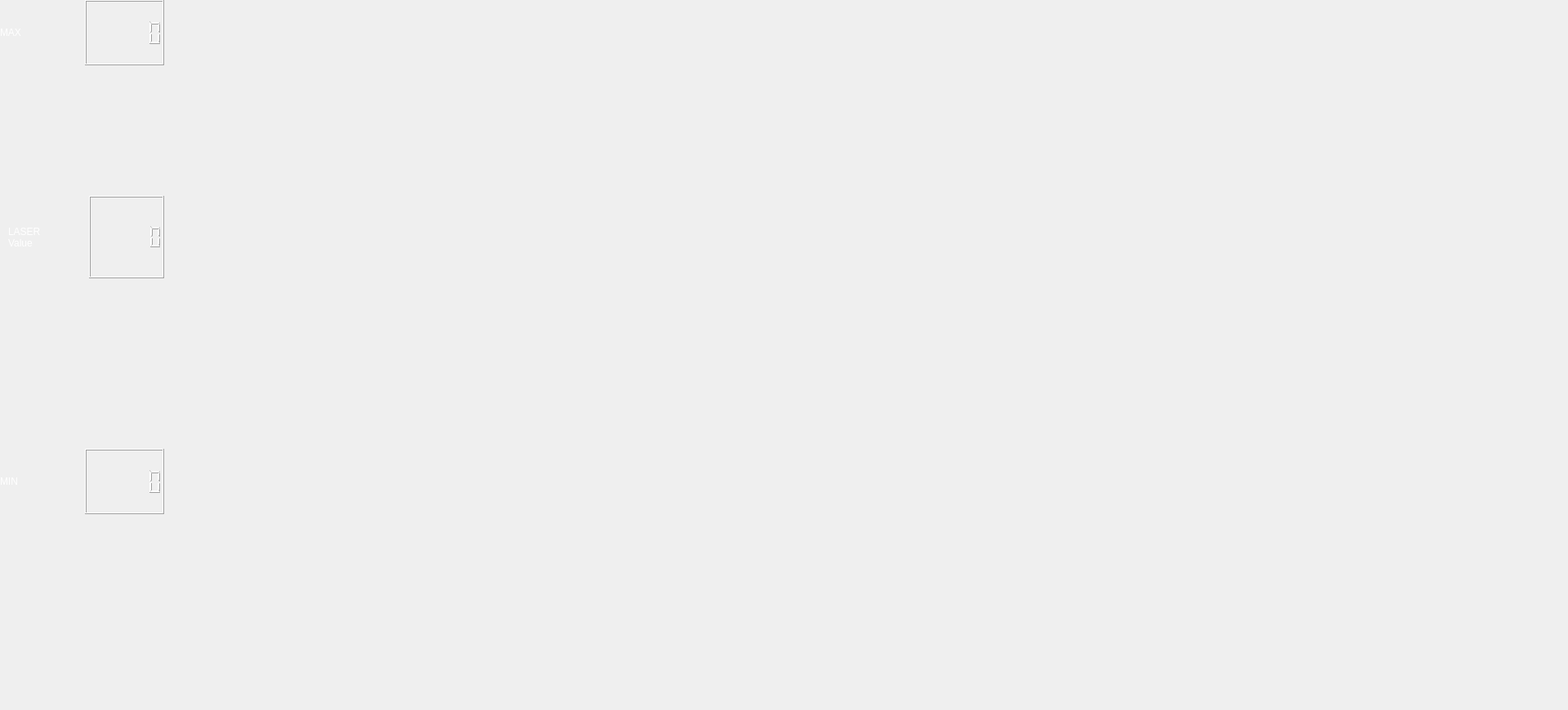
       <widget class="QWidget" name="tab_Profile_Laser">
        <attribute name="title">
         <string>Profile Laser</string>
        </attribute>
        <widget class="QWidget" name="verticalLayoutWidget_20">
         <property name="geometry">
          <rect>
           <x>0</x>
           <y>0</y>
           <width>201</width>
           <height>80</height>
          </rect>
         </property>
         <layout class="QHBoxLayout" name="verticalLayout_MaxLaser">
          <item>
           <widget class="QLabel" name="label_MaxLaser">
            <property name="styleSheet">
             <string notr="true">font: 700 18pt &quot;Segoe UI&quot;;
color: rgb(255, 255, 255);</string>
            </property>
            <property name="text">
             <string>MAX</string>
            </property>
           </widget>
          </item>
          <item>
           <widget class="QLCDNumber" name="lcdNumber_MaxLaser">
            <property name="styleSheet">
             <string notr="true">font: 700 16pt &quot;Segoe UI&quot;;
color: rgb(255, 255, 255);</string>
            </property>
            <property name="digitCount">
             <number>6</number>
            </property>
           </widget>
          </item>
         </layout>
        </widget>
        <widget class="QWidget" name="verticalLayoutWidget_21">
         <property name="geometry">
          <rect>
           <x>10</x>
           <y>240</y>
           <width>191</width>
           <height>101</height>
          </rect>
         </property>
         <layout class="QHBoxLayout" name="verticalLayout_CurrentLaser">
          <item>
           <widget class="QLabel" name="label_CurrentLaser">
            <property name="styleSheet">
             <string notr="true">font: 700 18pt &quot;Segoe UI&quot;;
color: rgb(255, 255, 255);</string>
            </property>
            <property name="text">
             <string>LASER
Value</string>
            </property>
           </widget>
          </item>
          <item>
           <widget class="QLCDNumber" name="lcdNumber_CurrentLaser">
            <property name="styleSheet">
             <string notr="true">font: 700 16pt &quot;Segoe UI&quot;;
color: rgb(255, 255, 255);</string>
            </property>
            <property name="digitCount">
             <number>6</number>
            </property>
           </widget>
          </item>
         </layout>
        </widget>
        <widget class="QWidget" name="verticalLayoutWidget_22">
         <property name="geometry">
          <rect>
           <x>0</x>
           <y>550</y>
           <width>201</width>
           <height>80</height>
          </rect>
         </property>
         <layout class="QHBoxLayout" name="verticalLayout_MinLaser">
          <item>
           <widget class="QLabel" name="label_MinLaser">
            <property name="styleSheet">
             <string notr="true">font: 700 18pt &quot;Segoe UI&quot;;
color: rgb(255, 255, 255);</string>
            </property>
            <property name="text">
             <string>MIN</string>
            </property>
           </widget>
          </item>
          <item>
           <widget class="QLCDNumber" name="lcdNumber_MinLaser">
            <property name="styleSheet">
             <string notr="true">font: 700 16pt &quot;Segoe UI&quot;;
color: rgb(255, 255, 255);</string>
            </property>
            <property name="digitCount">
             <number>6</number>
            </property>
           </widget>
          </item>
         </layout>
        </widget>
        <widget class="QWidget" name="horizontalLayoutWidget_9">
         <property name="geometry">
          <rect>
           <x>200</x>
           <y>-130</y>
           <width>1711</width>
           <height>861</height>
          </rect>
         </property>
         <layout class="QHBoxLayout" name="horizontalLayout_ProfileLaser"/>
        </widget>
       </widget>
